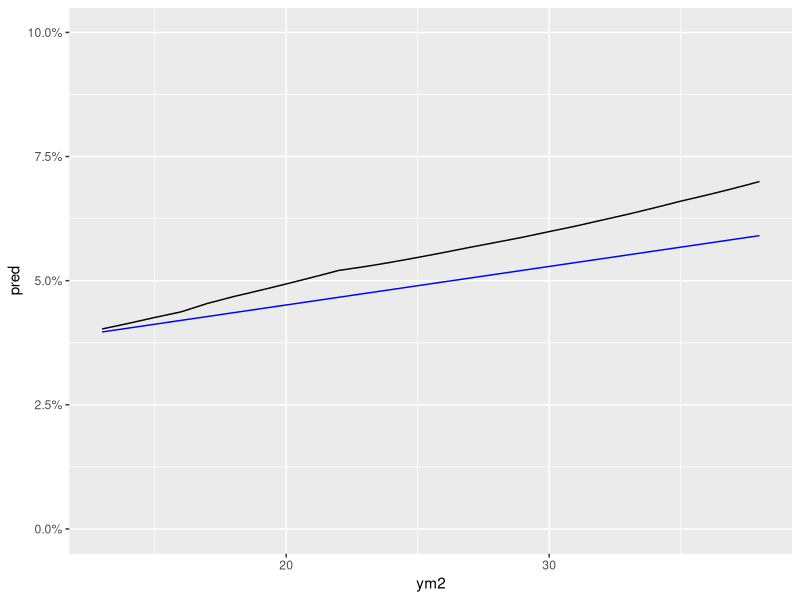
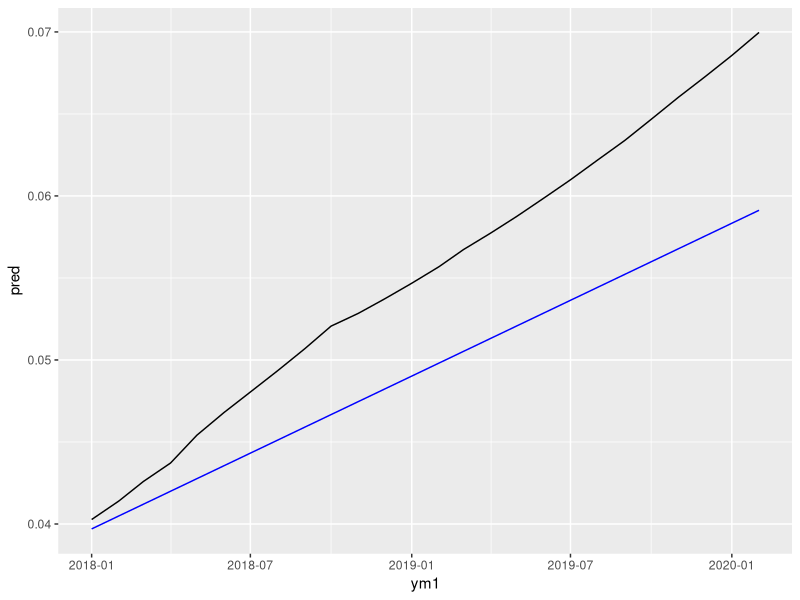
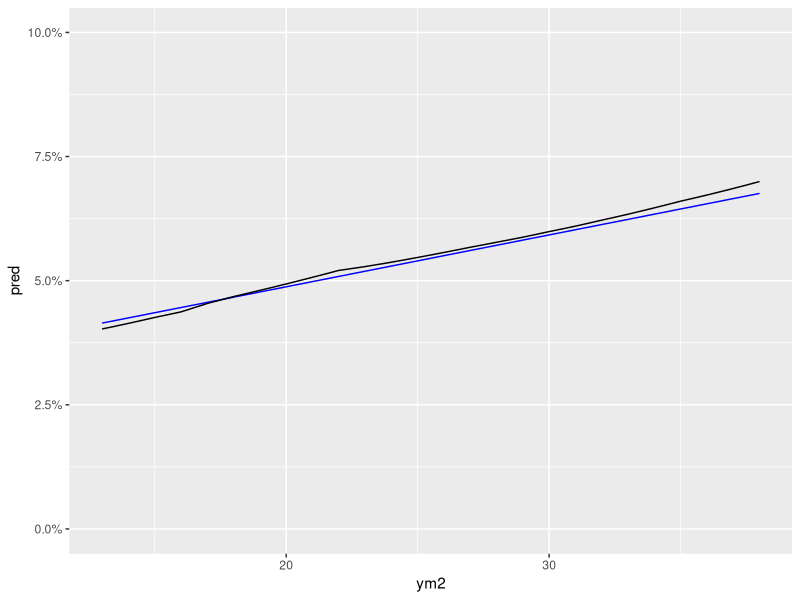
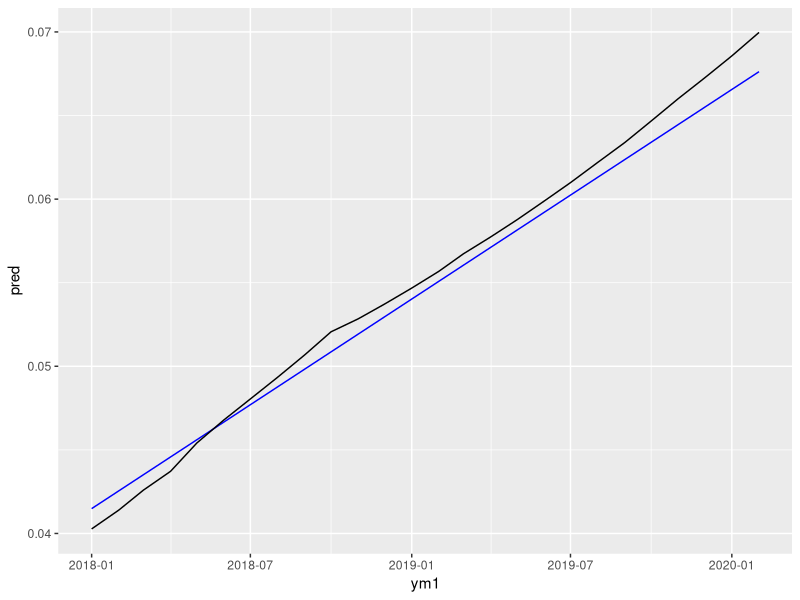

These charts were generated, in order, by the following R code:
library(readxl)
library(tidyverse)
library(magrittr)

# Data load

df <- read_excel("regression4mkt.xlsx")
str(df)

colnames(df) <- c('ym', 'vip_cust', 'tot_cust')

df %<>%
    mutate(vip_prop = vip_cust/tot_cust,
           ym1 = as.Date(paste(ym, '01', sep = '-')),
           ym2 = seq.int(nrow(df)))

mkt.fit1 <- lm(vip_prop ~ ym2, data = df)
summary(mkt.fit1)

### 데이터 나누기

## train
df2017 <- df %>% 
    filter(ym2 <= 12)
df2018 <- df %>%
    filter(ym2 <= 24)
## test
df_other <- df %>%
    filter(ym2 > 12)

### == 2017년 데이터로 만든 모델

mkt.fit2 <- lm(vip_prop ~ ym2, data = df2017)
summary(mkt.fit2)
coef(mkt.fit2)

predict(mkt.fit2, newdata = df_other)
df_other$pred <- predict(mkt.fit2, newdata = df_other)
tail(df_other, 10)

ggplot(df_other) +
    geom_line(aes(x = ym2, y = pred), color = 'blue') +
    geom_line(aes(x = ym2, y = vip_prop)) +
    scale_y_continuous(limits = c(0, 0.1), labels = scales::percent)


# ym1 (날짜형 데이터 사용시)

mkt.fit3 <- lm(vip_prop ~ ym1, data = df2017)
summary(mkt.fit3)
coef(mkt.fit3)

df_other$pred <- predict(mkt.fit3, newdata = df_other)

df_other

ggplot(df_other) +
    geom_line(aes(x = ym1, y = pred), color = 'blue') +
    geom_line(aes(x = ym1, y = vip_prop))

### ====== 2017년부터 2018년도까지 데이터로 만든 모델

## ym2 (numeric)
mkt.fit2 <- lm(vip_prop ~ ym2, data = df2018)
summary(mkt.fit2)
coef(mkt.fit2)

predict(mkt.fit2, newdata = df_other)
df_other$pred <- predict(mkt.fit2, newdata = df_other)
tail(df_other, 10)

ggplot(df_other) +
    geom_line(aes(x = ym2, y = pred), color = 'blue') +
    geom_line(aes(x = ym2, y = vip_prop)) +
    scale_y_continuous(limits = c(0, 0.1), labels = scales::percent)


# ym2 (날짜형 데이터 사용시)

mkt.fit3 <- lm(vip_prop ~ ym1, data = df2018)
summary(mkt.fit3)
coef(mkt.fit3)

df_other$pred <- predict(mkt.fit3, newdata = df_other)

df_other

ggplot(df_other) +
    geom_line(aes(x = ym1, y = pred), color = 'blue') +
    geom_line(aes(x = ym1, y = vip_prop))